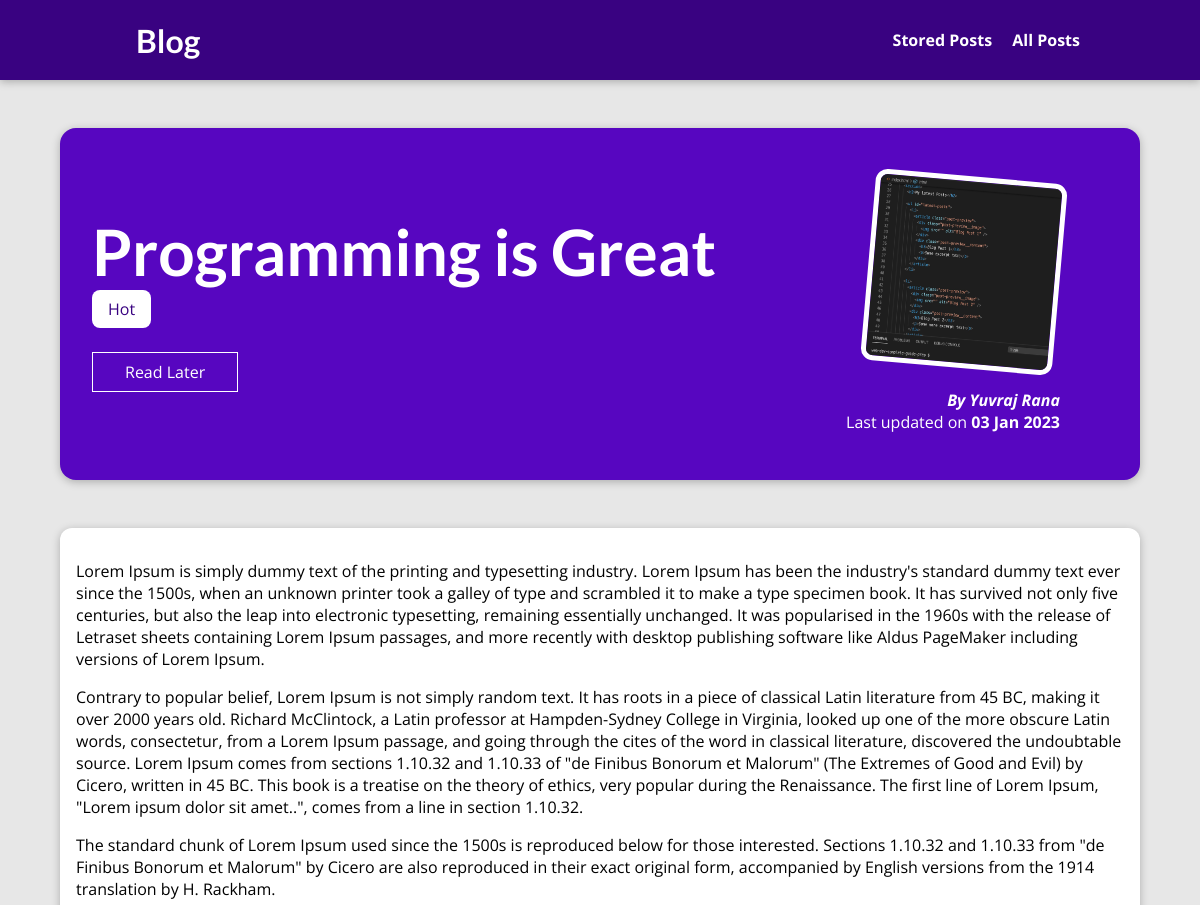
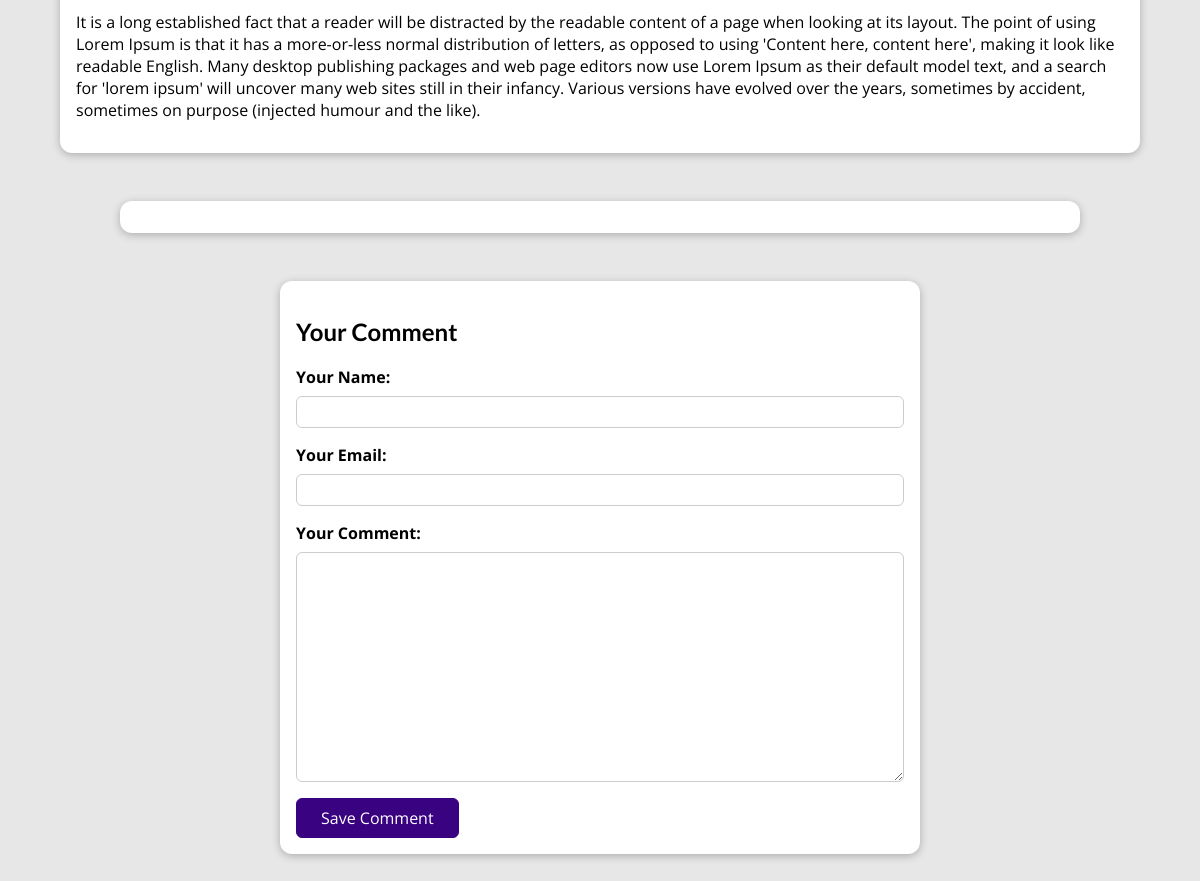
The page /posts/programming-is-great on the database its author committed (2 pictures, top to bottom).
### blog/models.py (models this page shows, shortened)
class Post(models.Model):
    title = models.CharField(max_length=150)
    excerpt = models.CharField(max_length=200)
    image = models.ImageField(upload_to="posts", null=True)
    date = models.DateField(auto_now=True)
    slug = models.SlugField(unique=True, db_index=True)
    content = models.TextField(validators=[MinLengthValidator(10)])
    author = models.ForeignKey(
        Author, on_delete=models.SET_NULL, null=True, related_name="posts")
    tags = models.ManyToManyField(Tag)

class Tag(models.Model):
    caption = models.CharField(max_length=20)

class Author(models.Model):
    first_name = models.CharField(max_length=100)
    last_name = models.CharField(max_length=100)
    email_address = models.EmailField()
    def full_name(self):
        return f"{self.first_name} {self.last_name}"
    def __str__(self):
        return self.full_name()

### blog/views.py (the view, shortened to what this page needs)
# urls.py: path("posts/<slug:slug>", views.SinglePostView.as_view(),
class SinglePostView(View):
    def is_stored_post(self, request, post_id):
        stored_posts = request.session.get("stored_posts")
        if stored_posts is not None:
          is_saved_for_later = post_id in stored_posts
        else:
          is_saved_for_later = False
        return is_saved_for_later
    def get(self, request, slug):
        post = Post.objects.get(slug=slug)
        context = {
            "post": post,
            "post_tags": post.tags.all(),
            "comment_form": CommentForm(),
            "comments": post.comments.all().order_by("-id"),
            "saved_for_later": self.is_stored_post(request, post.id)
        }
        return render(request, "blog/post-detail.html", context)

### blog/forms.py
class CommentForm(forms.ModelForm):
    class Meta:
        model = Comment
        exclude = ["post"]
        labels = {
          "user_name": "Your Name",
          "user_email": "Your Email",
          "text": "Your Comment"
        }

### blog/templates/blog/post-detail.html (shortened to what this page needs)
{% extends "base.html" %}
{% load static %}
{% block css_files %}
<link rel="stylesheet" href="{% static "blog/post-detail.css" %}" />
{% endblock %}
{% block content %}
<section id="summary">
  <h2>{{ post.title }}</h2>
  <div>
    {% for tag in post_tags %}
      <span class="tag">{{ tag.caption }}</span>
    {% endfor %}
  </div>
  <div id="read-later">
    <form action="{% url "read-later" %}" method="POST">
      <button>
        {% if saved_for_later %}
          Remove from "Read Later" List
        {% else %}
          Read Later
        {% endif %}
      </button>
    </form>
  </div>
  <article>
    <img src="{{ post.image.url }}" alt="{{ post.title }}" />
    <address>By <a href="mailto:{{ post.author.email_address }}">{{ post.author }}</a></address>
    <div>Last updated on <time>{{ post.date|date:"d M Y" }}</time></div>
  </article>
</section>
<main>
  {{ post.content|linebreaks }}
</main>
<section id="comments">
</section>
<section id="comment-form">
  <h2>Your Comment</h2>
  <form action="{% url "post-detail-page" post.slug %}" method="POST">
    {% for form_field in comment_form %}
      <div class="form-control {% if form_field.errors %}invalid{% endif %}">
        {{ form_field.label_tag }}
        {{ form_field }}
      </div>
    {% endfor %}
    <button>Save Comment</button>
  </form>
</section>
{% endblock %}

### static/app.css (style rules this page uses)
* { box-sizing: border-box; }
html { font-family: 'Open Sans', 'Lato', sans-serif; }
body { margin: 0; }
h1, h2, h3 { font-family: 'Lato', sans-serif; font-weight: bold; }

### blog/static/blog/post-detail.css (style rules this page uses)
body { background-color: #e7e7e7; }
#summary { margin: 8rem auto 3rem auto; padding: 2rem; width: 90%; max-width: 90rem; border-radius: 16px; background-color: #5706c0; position: relative; box-shadow: 0 2px 8px rgba(0, 0, 0, 0.25); height: 22rem; }
#summary h2 { color: white; font-size: 4rem; margin-bottom: 0.5rem; }
#summary article { position: absolute; top: 2rem; right: 3rem; padding: 1rem 2rem; border-radius: 12px; text-align: right; color: white; }
#summary article img { width: 12rem; height: 12rem; border-radius: 12px; transform: rotateZ(5deg); border: 5px solid white; margin-bottom: 1rem; }
#summary address { font-weight: bold; }
#summary a { color: white; text-decoration: none; }
#summary time { font-weight: bold; }
#read-later { margin: 2rem 0; }
#read-later button { background-color: transparent; border: 1px solid white; padding: 0.5rem 2rem; font: inherit; color: white; cursor: pointer; }
main { width: 90%; max-width: 90rem; margin: 3rem auto; background-color: white; padding: 1rem; border-radius: 12px; box-shadow: 0 2px 8px rgba(0, 0, 0, 0.25); }
.tag { background-color: white; color: #390281; padding: 0.5rem 1rem; border-radius: 8px; }
#comment-form { margin: 3rem auto; width: 90%; max-width: 40rem; border-radius: 12px; background-color: white; box-shadow: 0 2px 8px rgba(0, 0, 0, 0.25); padding: 1rem; }
#comment-form button { font: inherit; background-color: #390281; color: white; border: 1px solid #390281; padding: 0.5rem 1.5rem; border-radius: 6px; cursor: pointer; }
.form-control { margin-bottom: 1rem; }
.form-control label { font-weight: bold; margin-bottom: 0.5rem; display: block; }
.form-control input, .form-control textarea { display: block; width: 100%; font: inherit; padding: 0.25rem; border-radius: 6px; border: 1px solid #ccc; }
#comments { margin: 3rem auto; width: 90%; max-width: 60rem; border-radius: 12px; background-color: white; box-shadow: 0 2px 8px rgba(0, 0, 0, 0.25); padding: 1rem 2rem; }

### rows shown on the page
Post: title "Programming is Great", image (picture), author "Yuvraj Rana", date "03 Jan 2023", content "Lorem Ipsum is simply dummy text of the printing and typesetting industry. Lorem Ipsum has been the industry's standard dummy text ever since the 1500s, when an unknown printer took a galley of type and scrambled it to make a type specimen book. It has survived not only five centuries, but also the leap into electronic typesetting, remaining essentially unchanged. It was popularised in the 1960s with the release of Letraset sheets containing Lorem Ipsum passages, and more recently with desktop publishing software like Aldus PageMaker including versions of Lorem Ipsum. Contrary to popular belief, Lorem Ipsum is not simply random text. It has roots in a piece of classical Latin literature…"
Tag: caption "Hot"
